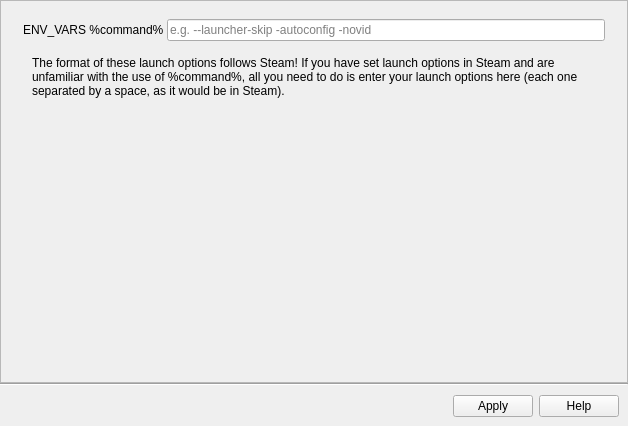
<?xml version="1.0" encoding="UTF-8"?>
<ui version="4.0">
 <class>Form</class>
 <widget class="QWidget" name="Form">
  <property name="geometry">
   <rect>
    <x>0</x>
    <y>0</y>
    <width>628</width>
    <height>426</height>
   </rect>
  </property>
  <property name="windowTitle">
   <string>Form</string>
  </property>
  <layout class="QVBoxLayout" name="verticalLayout">
   <property name="spacing">
    <number>0</number>
   </property>
   <property name="leftMargin">
    <number>0</number>
   </property>
   <property name="topMargin">
    <number>0</number>
   </property>
   <property name="rightMargin">
    <number>0</number>
   </property>
   <property name="bottomMargin">
    <number>0</number>
   </property>
   <item>
    <widget class="QScrollArea" name="scrollArea">
     <property name="maximumSize">
      <size>
       <width>16777215</width>
       <height>16777215</height>
      </size>
     </property>
     <property name="widgetResizable">
      <bool>true</bool>
     </property>
     <widget class="QWidget" name="scrollAreaWidgetContents">
      <property name="geometry">
       <rect>
        <x>0</x>
        <y>0</y>
        <width>628</width>
        <height>377</height>
       </rect>
      </property>
      <layout class="QVBoxLayout" name="verticalLayout_4">
       <item>
        <layout class="QHBoxLayout" name="horizontalLayout">
         <property name="bottomMargin">
          <number>0</number>
         </property>
         <item>
          <widget class="QWidget" name="widget" native="true">
           <property name="minimumSize">
            <size>
             <width>0</width>
             <height>0</height>
            </size>
           </property>
           <property name="maximumSize">
            <size>
             <width>600</width>
             <height>16777215</height>
            </size>
           </property>
           <layout class="QVBoxLayout" name="verticalLayout_2">
            <property name="bottomMargin">
             <number>6</number>
            </property>
            <item>
             <widget class="QWidget" name="widget_37" native="true">
              <property name="sizePolicy">
               <sizepolicy hsizetype="Preferred" vsizetype="Minimum">
                <horstretch>0</horstretch>
                <verstretch>0</verstretch>
               </sizepolicy>
              </property>
              <layout class="QHBoxLayout" name="horizontalLayout_26" stretch="0,0">
               <property name="spacing">
                <number>0</number>
               </property>
               <property name="leftMargin">
                <number>0</number>
               </property>
               <property name="topMargin">
                <number>0</number>
               </property>
               <property name="rightMargin">
                <number>0</number>
               </property>
               <property name="bottomMargin">
                <number>0</number>
               </property>
               <item>
                <widget class="QLabel" name="label_11">
                 <property name="text">
                  <string>ENV_VARS %command% </string>
                 </property>
                </widget>
               </item>
               <item>
                <widget class="QLineEdit" name="lineEdit">
                 <property name="placeholderText">
                  <string>e.g. --launcher-skip -autoconfig -novid</string>
                 </property>
                </widget>
               </item>
              </layout>
             </widget>
            </item>
            <item>
             <widget class="QWidget" name="widget_scb_auto_2" native="true">
              <property name="sizePolicy">
               <sizepolicy hsizetype="Preferred" vsizetype="Maximum">
                <horstretch>0</horstretch>
                <verstretch>0</verstretch>
               </sizepolicy>
              </property>
              <property name="toolTip">
               <string>&lt;html&gt;&lt;head/&gt;&lt;body&gt;&lt;p&gt;Check the ScopeBuddy GUI documentation for more detailed information!&lt;/p&gt;&lt;/body&gt;&lt;/html&gt;</string>
              </property>
              <layout class="QVBoxLayout" name="verticalLayout_33">
               <property name="spacing">
                <number>6</number>
               </property>
               <item>
                <widget class="QWidget" name="widget_39" native="true">
                 <property name="sizePolicy">
                  <sizepolicy hsizetype="Preferred" vsizetype="Minimum">
                   <horstretch>0</horstretch>
                   <verstretch>0</verstretch>
                  </sizepolicy>
                 </property>
                 <layout class="QHBoxLayout" name="horizontalLayout_28" stretch="0">
                  <property name="spacing">
                   <number>6</number>
                  </property>
                  <property name="leftMargin">
                   <number>0</number>
                  </property>
                  <property name="topMargin">
                   <number>0</number>
                  </property>
                  <property name="rightMargin">
                   <number>0</number>
                  </property>
                  <property name="bottomMargin">
                   <number>0</number>
                  </property>
                  <item>
                   <widget class="QLabel" name="label_13">
                    <property name="text">
                     <string>&lt;html&gt;&lt;head/&gt;&lt;body&gt;&lt;p&gt;The format of these launch options follows Steam! If you have set launch options in Steam and are unfamiliar with the use of %command%, all you need to do is enter your launch options here (each one separated by a space, as it would be in Steam).&lt;/p&gt;&lt;/body&gt;&lt;/html&gt;</string>
                    </property>
                    <property name="wordWrap">
                     <bool>true</bool>
                    </property>
                   </widget>
                  </item>
                 </layout>
                </widget>
               </item>
              </layout>
             </widget>
            </item>
            <item>
             <spacer name="verticalSpacer">
              <property name="orientation">
               <enum>Qt::Orientation::Vertical</enum>
              </property>
              <property name="sizeHint" stdset="0">
               <size>
                <width>20</width>
                <height>40</height>
               </size>
              </property>
             </spacer>
            </item>
           </layout>
          </widget>
         </item>
        </layout>
       </item>
      </layout>
     </widget>
    </widget>
   </item>
   <item>
    <widget class="Line" name="line_2">
     <property name="orientation">
      <enum>Qt::Orientation::Horizontal</enum>
     </property>
    </widget>
   </item>
   <item>
    <widget class="QWidget" name="widget_4" native="true">
     <property name="sizePolicy">
      <sizepolicy hsizetype="Preferred" vsizetype="Maximum">
       <horstretch>0</horstretch>
       <verstretch>0</verstretch>
      </sizepolicy>
     </property>
     <layout class="QHBoxLayout" name="horizontalLayout_2">
      <item>
       <widget class="QDialogButtonBox" name="buttonBox">
        <property name="orientation">
         <enum>Qt::Orientation::Horizontal</enum>
        </property>
        <property name="standardButtons">
         <set>QDialogButtonBox::StandardButton::Apply|QDialogButtonBox::StandardButton::Help</set>
        </property>
       </widget>
      </item>
     </layout>
    </widget>
   </item>
  </layout>
 </widget>
 <resources/>
 <connections/>
</ui>
